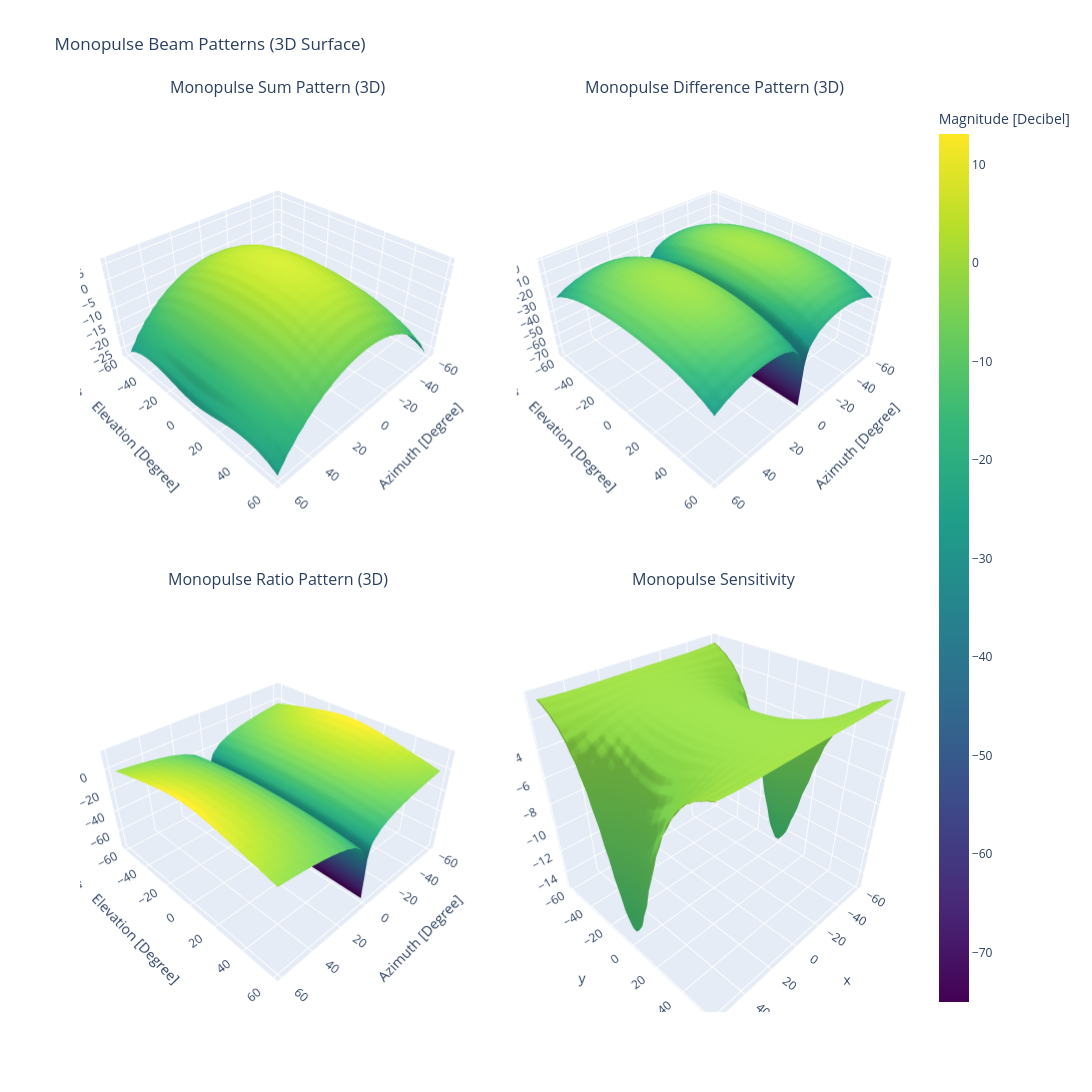

Notebook source saved alongside this figure:
### Markdown cell above
## Calculate Monopulse

### Code cell
# where true is sum, where false is diff
condition = pl.col(DataHeader.X_POS_M) >= 0.0

arr.plot.monopulse(
    DirectionDomain.ANGLE,
    PhaseUnit.DEGREE,
    AmplitudeUnit.DECIBEL,
    FigureType.SURFACE,
    freq,
    condition,
)
